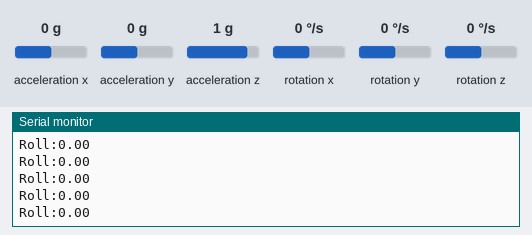
The sketch below on a simulated Arduino Uno, built with avr-gcc and run on an emulated ATmega328P. On the bench: the last lines printed to the serial monitor. Wiring (inferred from the names in the program): MPU-6050 motion sensor at I2C address 0x68. The inputs (shaded band) are chosen by the test bench; at power-on: acceleration y 0 g, acceleration x 0 g, acceleration z 1 g, rotation x 0 °/s, rotation y 0 °/s, rotation z 0 °/s.

Above: at 3.1 s.
3.2 s: acceleration y set to -1.4 g
At 3.24 s:
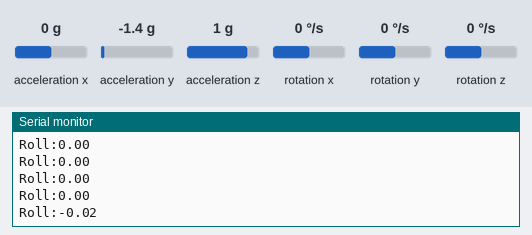
4.7 s: acceleration x set to -1.4 g
At 4.74 s:
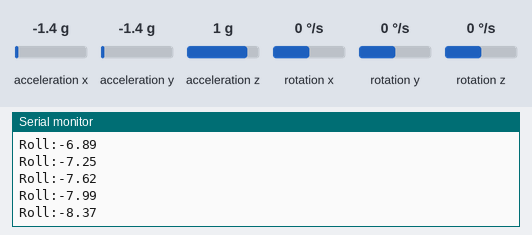
6.2 s: acceleration z set to -1.4 g
At 6.24 s:
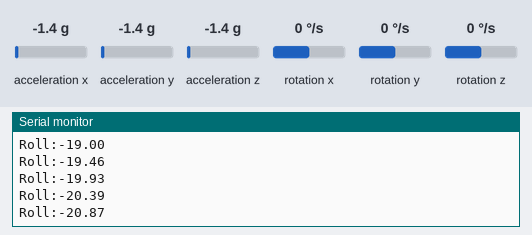
7.7 s: rotation x set to -192 °/s
At 7.74 s:
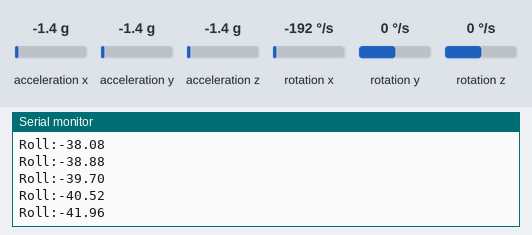
9.2 s: rotation y set to -192 °/s
At 9.24 s:
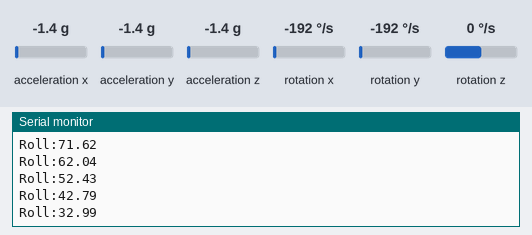
Timing chart, 0 to 11.7 s (numbered marks = the images above; inputs shaded):
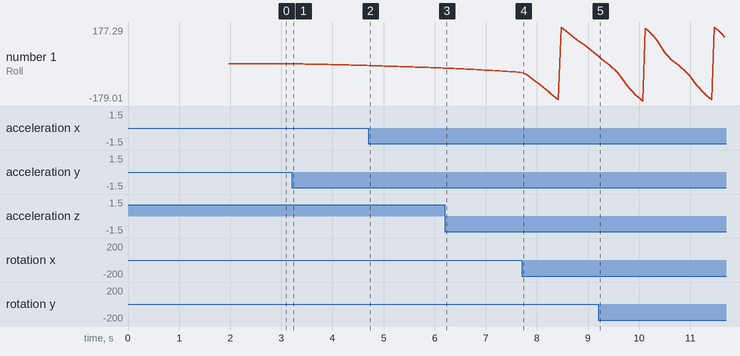

The sketch:

MPU6050.ino
```cpp
#include <MsTimer2.h>               //定时器库的 头文件
#include <Wire.h>
#include <math.h>


int16_t MpuOffset[6] = {0};//MPU6050 6 参数
const int MPU = 0x68; // MPU6050 I2C address
const float RtA = 57.2957795f;//180/pi
const float Gyro_G = 0.03051756f*2;
const float Gyro_Gr = 0.0005326f*2;

#define squa( Sq )        (((float)Sq)*((float)Sq))//squa


typedef struct{
  u8 check_flag;
  u16 err_flag;
  u8 cnt_2ms;
  u8 cnt_4ms;
  u8 cnt_6ms;
  u8 cnt_10ms;
  u8 cnt_20ms;
  u8 cnt_50ms;
  u16 cnt_1000ms;
}loop_t;
loop_t loop_t1;

typedef struct{     //定义结构，6个参数
  int16_t accX;
  int16_t accY;
  int16_t accZ;
  int16_t gyroX;
  int16_t gyroY;
  int16_t gyroZ;
}_st_Mpu;
_st_Mpu MPU6050;

typedef struct{     //定义结构体
  float roll; //横滚角
  float pitch; //俯仰角
  float yaw; //偏航角
}_st_AngE;
_st_AngE Angle;

typedef volatile struct {  //四元数结构体
  float q0;
  float q1;
  float q2;
  float q3;
} Quaternion;

struct _1_ekf_filter  //卡尔曼滤波结构体
{
  float LastP;
  float Now_P;
  float out;
  float Kg;
  float Q;
  float R;
};


/************************/

float Q_rsqrt(float number)// 1/root(x)
{
  long i;
  float x2, y;
  const float threehalfs = 1.5F;

  x2 = number * 0.5F;
  y  = number;
  i  = * ( long * ) &y;
  i  = 0x5f3759df - ( i >> 1 );
  y  = * ( float * ) &i;
  y  = y * ( threehalfs - ( x2 * y * y ) );   // 1st iteration （第一次牛顿迭代）
  return y;
}

void GetAngle(const _st_Mpu *pMpu,_st_AngE *pAngE, float dt) //计算角度
{
  volatile struct V{
        float x;
        float y;
        float z;
        } Gravity,Acc,Gyro,AccGravity;

  static struct V GyroIntegError = {0};
  static  float KpDef = 0.08f ;
  static  float KiDef = 0.0003f;
  static Quaternion NumQ = {1, 0, 0, 0};
  float q0_t,q1_t,q2_t,q3_t;
  float NormQuat;
  float HalfTime = dt * 0.5f;

  NormQuat = Q_rsqrt(squa(MPU6050.accX)+ squa(MPU6050.accY) +squa(MPU6050.accZ));//normalized

  Acc.x = pMpu->accX * NormQuat;
  Acc.y = pMpu->accY * NormQuat;
  Acc.z = pMpu->accZ * NormQuat;

  Gravity.x = 2*(NumQ.q1 * NumQ.q3 - NumQ.q0 * NumQ.q2);
  Gravity.y = 2*(NumQ.q0 * NumQ.q1 + NumQ.q2 * NumQ.q3);
  Gravity.z = 1-2*(NumQ.q1 * NumQ.q1 + NumQ.q2 * NumQ.q2);

  AccGravity.x = (Acc.y * Gravity.z - Acc.z * Gravity.y);
  AccGravity.y = (Acc.z * Gravity.x - Acc.x * Gravity.z);
  AccGravity.z = (Acc.x * Gravity.y - Acc.y * Gravity.x);

  GyroIntegError.x += AccGravity.x * KiDef;
  GyroIntegError.y += AccGravity.y * KiDef;
  GyroIntegError.z += AccGravity.z * KiDef;

  Gyro.x = pMpu->gyroX * Gyro_Gr + KpDef * AccGravity.x  +  GyroIntegError.x;
  Gyro.y = pMpu->gyroY * Gyro_Gr + KpDef * AccGravity.y  +  GyroIntegError.y;
  Gyro.z = pMpu->gyroZ * Gyro_Gr + KpDef * AccGravity.z  +  GyroIntegError.z;


  q0_t = (-NumQ.q1*Gyro.x - NumQ.q2*Gyro.y - NumQ.q3*Gyro.z) * HalfTime; //龙格库塔法更新四元数
  q1_t = ( NumQ.q0*Gyro.x - NumQ.q3*Gyro.y + NumQ.q2*Gyro.z) * HalfTime;
  q2_t = ( NumQ.q3*Gyro.x + NumQ.q0*Gyro.y - NumQ.q1*Gyro.z) * HalfTime;
  q3_t = (-NumQ.q2*Gyro.x + NumQ.q1*Gyro.y + NumQ.q0*Gyro.z) * HalfTime;
  NumQ.q0 += q0_t;
  NumQ.q1 += q1_t;
  NumQ.q2 += q2_t;
  NumQ.q3 += q3_t;


  NormQuat = Q_rsqrt(squa(NumQ.q0) + squa(NumQ.q1) + squa(NumQ.q2) + squa(NumQ.q3));
  NumQ.q0 *= NormQuat;
  NumQ.q1 *= NormQuat;
  NumQ.q2 *= NormQuat;
  NumQ.q3 *= NormQuat;

  {
  float vecxZ = 2 * NumQ.q0 *NumQ.q2 - 2 * NumQ.q1 * NumQ.q3 ;
  float vecyZ = 2 * NumQ.q2 *NumQ.q3 + 2 * NumQ.q0 * NumQ.q1;
  float veczZ =  1 - 2 * NumQ.q1 *NumQ.q1 - 2 * NumQ.q2 * NumQ.q2;

  float yaw_G = pMpu->gyroZ * Gyro_G;
  if((yaw_G > 1.0f) || (yaw_G < -1.0f)){
    pAngE->yaw  += yaw_G * dt;
  }
  pAngE->pitch  =  asin(vecxZ)* RtA;
  pAngE->roll = atan2f(vecyZ,veczZ) * RtA;
  }
}

void kalman_1(struct _1_ekf_filter *ekf,float input)  //卡尔曼滤波
{
  ekf->Now_P = ekf->LastP + ekf->Q;

  ekf->Kg = ekf->Now_P / (ekf->Now_P + ekf->R);

  ekf->out = ekf->out + ekf->Kg * (input - ekf->out);

  ekf->LastP = (1-ekf->Kg) * ekf->Now_P ;
}

static struct _1_ekf_filter Kalman_parameter[6] = {{0.02,0,0,0,0.001,0.4},{0.02,0,0,0,0.001,0.4},{0.02,0,0,0,0.001,0.4},
                                                   {0.02,0,0,0,0.001,0.3},{0.02,0,0,0,0.001,0.3},{0.02,0,0,0,0.001,0.3}};
static volatile int16_t *pMpu = (int16_t *)&MPU6050;

void MpuGetOffset(void) //
{
  int32_t buffer[6]={0};
  int16_t i;
  uint8_t k=30;
  const int8_t MAX_GYRO_QUIET = 0.5;
  const int8_t MIN_GYRO_QUIET = -0.5;

  int16_t LastGyro[3] = {0};
  int16_t ErrorGyro[3];

  memset(MpuOffset,0,12);

  MpuOffset[2] = 8192;

  while(k--){
    do{
      delay(10);
      MpuGetData();
      for(i=0;i<3;i++){
        ErrorGyro[i] = pMpu[i+3] - LastGyro[i];
        LastGyro[i] = pMpu[i+3];
      }
    }while ((ErrorGyro[0] > MAX_GYRO_QUIET )|| (ErrorGyro[0] < MIN_GYRO_QUIET)
          ||(ErrorGyro[1] > MAX_GYRO_QUIET )|| (ErrorGyro[1] < MIN_GYRO_QUIET)
          ||(ErrorGyro[2] > MAX_GYRO_QUIET )|| (ErrorGyro[2] < MIN_GYRO_QUIET)
            );

  }

  for(i=0;i<356;i++){
    MpuGetData();
    if(100 <= i){
      uint8_t k;
      for(k=0;k<6;k++){
        buffer[k] += pMpu[k];
      }
    }
  }

  for(i=0;i<6;i++){
    MpuOffset[i] = buffer[i]>>8;
  }
}

int i = 0;
void MpuGetData(void) //MPU6050得到数据
{
    Wire.beginTransmission(MPU);
    Wire.write(0x3B); // Start with register 0x3B (ACCEL_XOUT_H)
    Wire.endTransmission(false);
    Wire.requestFrom(MPU, 6, true); // Read 6 registers total, each axis value is stored in 2 registers
    pMpu[0] = (Wire.read() << 8 | Wire.read()) - MpuOffset[0]; //8192
    pMpu[1] = (Wire.read() << 8 | Wire.read()) - MpuOffset[1];
    pMpu[2] = (Wire.read() << 8 | Wire.read()) - MpuOffset[2];

    Wire.beginTransmission(MPU);
    Wire.write(0x43); // Gyro data first register address 0x43
    Wire.endTransmission(false);
    Wire.requestFrom(MPU, 6, true); // Read 4 registers total, each axis value is stored in 2 registers
    pMpu[3] = (Wire.read() << 8 | Wire.read())  - MpuOffset[3]; //16.4
    pMpu[4] = (Wire.read() << 8 | Wire.read())  - MpuOffset[4];
    pMpu[5] = (Wire.read() << 8 | Wire.read())  - MpuOffset[5];

    for(i = 0; i < 6 ; i++){
      kalman_1(&Kalman_parameter[i],(float)pMpu[i]);
      pMpu[i] = (int16_t)Kalman_parameter[i].out;
    }
}


void Duty_2ms()
{

   MpuGetData();

}
//////////////////////////////////////////////////////////

void Duty_4ms()
{

   GetAngle(&MPU6050,&Angle,0.004f);   //更新姿态数据

}
//////////////////////////////////////////////////////////
void Duty_6ms()
{


}
/////////////////////////////////////////////////////////
void Duty_10ms()
{

}
/////////////////////////////////////////////////////////
void Duty_20ms()
{

}
//////////////////////////////////////////////////////////
void Duty_50ms()
{
  Serial.print("Roll:");Serial.println(Angle.roll);
}
/////////////////////////////////////////////////////////////

void Duty_1000ms()
{

}


void Timer_interrupt()          //中断处理函数，改变灯的状态
{
  loop_t1.cnt_2ms++;
  loop_t1.cnt_4ms++;
  loop_t1.cnt_6ms++;
  loop_t1.cnt_10ms++;
  loop_t1.cnt_20ms++;
  loop_t1.cnt_50ms++;
  loop_t1.cnt_1000ms++;
  if( loop_t1.check_flag >= 1)
{
    loop_t1.err_flag ++;// 2ms
}
else
{
    loop_t1.check_flag += 1;   //该标志位在循环后面清0
}
}


void Task_scheduler()
{
       if( loop_t1.check_flag >= 1 )
    {
    if( loop_t1.cnt_2ms >= 1 )
    {
      loop_t1.cnt_2ms = 0;
      Duty_2ms();           //周期2ms的任务
    }
    if( loop_t1.cnt_4ms >= 2 )
    {
      loop_t1.cnt_4ms = 0;
      Duty_4ms();           //周期4ms的任务
    }
    if( loop_t1.cnt_6ms >= 3 )
    {
      loop_t1.cnt_6ms = 0;
      Duty_6ms();           //周期6ms的任务
    }
    if( loop_t1.cnt_10ms >= 5 )
    {
      loop_t1.cnt_10ms = 0;
      Duty_10ms();          //周期10ms的任务
    }
    if( loop_t1.cnt_20ms >= 10 )
    {
      loop_t1.cnt_20ms = 0;
      Duty_20ms();          //周期20ms的任务
    }
    if( loop_t1.cnt_50ms >= 25 )
    {
      loop_t1.cnt_50ms = 0;
      Duty_50ms();          //周期50ms的任务
    }
    if( loop_t1.cnt_1000ms >= 500)
    {
      loop_t1.cnt_1000ms = 0;
      Duty_1000ms();        //周期1s的任务
    }
     loop_t1.check_flag = 0;        //循环运行完毕标志
    }
}

void setup() {

  Serial.begin(9600);
  Serial.print("Start To Init The IMU...\n");
  Wire.begin();                      // Initialize comunication
  delay(10);
  Wire.beginTransmission(MPU);       // Start communication with MPU6050 // MPU=0x68
  Wire.write(0x6B);
  Wire.write(0);
  delay(10);
  Wire.endTransmission(true);        //end the transmission
  delay(10);
  Wire.beginTransmission(MPU);
  Wire.write(0x19);
  Wire.write(0x02);
  delay(10);
  Wire.endTransmission(true);
  delay(10);
  Wire.beginTransmission(MPU);
  Wire.write(0x6B);
  Wire.write(0x03);
  delay(10);
  Wire.endTransmission(true);
  delay(10);
  Wire.beginTransmission(MPU);
  Wire.write(0x1A);
  Wire.write(0x03);
  delay(10);
  Wire.endTransmission(true);
  delay(10);
  Wire.endTransmission(true);
  delay(10);
  Wire.beginTransmission(MPU);
  Wire.write(0x1B);
  Wire.write(0x18);
  delay(10);
  Wire.endTransmission(true);
  delay(10);
  Wire.beginTransmission(MPU);
  Wire.write(0x1C);
  Wire.write(0x09);
  delay(10);
  Wire.endTransmission(true);
  Serial.print("IMU Init Done...\n");
  Serial.print("Start To Correct The IMU...\n");
  MpuGetOffset();
  Serial.print("Correct Done...\n");
  Serial.print("The System Init Done\n");
  delay(500);

  MsTimer2::set(2, Timer_interrupt);        // 中断设置函数，每 2ms 进入一次中断
  MsTimer2::start();
}

void loop() {
  Task_scheduler();
}
```

Measured:
- after the input at 3.2 s, the serial monitor: prints a new line at once (image 1)
- plotted number 1: 0 → -7.99 after the input at 3.2 s, -7.99 → -20.39 after the input at 4.7 s
